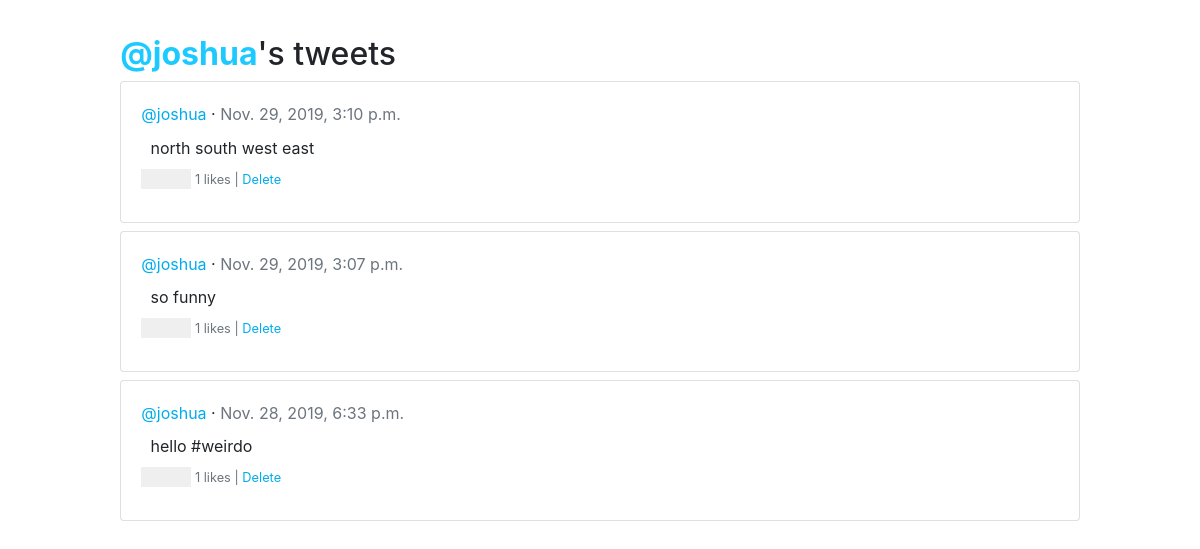
Screenshot of /profile/3 (signed in) with the database file from the repository.
### core/models.py (models this page shows)
class Tweet(models.Model):
  objects = models.Manager()
  content = models.CharField(max_length=140) #limit = 140
  date = models.DateTimeField(auto_now_add=True)
  author = models.ForeignKey(User, on_delete=models.DO_NOTHING)
  likes = models.ManyToManyField(User, related_name='likes')

### core/views.py (the view)
# urls.py: path('profile/<str:id>', views.profile, name='profile'),
def profile(request, id):
  tweets = []
  user = None
  if request.user.is_authenticated:
    tweets = Tweet.objects.order_by('-date').filter(author=id)
    tweet_tuples = []
    for t in tweets:
      tweet_tuples.append((t, t.likes.count()))
    user = User.objects.get(id=id)
    return render(request, "profile.html",{"tweet_tuples": tweet_tuples, "user": user})
  else:
    return redirect('/')

### core/templates/profile.html (shortened to what this page needs)
{% load static %}
<html>
  <head>
    <link rel="stylesheet" href="https://stackpath.bootstrapcdn.com/bootstrap/4.4.0/css/bootstrap.min.css">
    <link rel="stylesheet" href="{% static 'css/heart.css' %}">
  </head>
  <body>
    <div class="container-fluid d-flex flex-column">
      <div style="margin: 3% 9%">
        <h2><b style="color: #1dcaff">@{{ user.username }}</b>'s tweets</h2>
        {% for tweet, likes in tweet_tuples %}
        <div class="card mt-2">
            <div class="card-body">
              <a href="/profile/{{ tweet.author.id }}" class="twitter-blue">@{{ tweet.author }}</a> · <span class="text-secondary">{{ tweet.date }}</span>
              <div style="margin: 1%;">
                {{ tweet.content }}
              </div>
              <div style="margin-top: 1%;">
                  <small class="text-secondary"><form method="POST" action="/like">
                    <button type="submit" class="heart" name="like_id" value="{{ tweet.id }}"></button>
                    {{ likes }} likes {% if tweet.author == user %}
                    |<a href="/delete?id={{tweet.id}}" class="twitter-blue"> Delete</a>
                    {% endif %}
                  </form></small>
              </div>
            </div>
        </div>
        {% endfor %}
      </div>
    </div>
  </body>
</html>

### core/static/css/heart.css (style rules this page uses)
.heart { cursor: pointer; height: 20px; width: 50px; background-image: url( 'https://abs.twimg.com/a/1446542199/img/t1/web_heart_animation.png'); background-position: left; background-repeat:no-repeat; background-size:2900%; padding: 0; border: 0px; padding: 5px 0px; }

### core/templates/profile.html (style rules this page uses)
.twitter-blue { color: #00aced; }

### rows the page displays
Tweet: author "joshua", date "Nov. 29, 2019, 3:10 p.m.", content "north south west east", likes "1"
Tweet: author "joshua", date "Nov. 29, 2019, 3:07 p.m.", content "so funny", likes "1"
Tweet: author "joshua", date "Nov. 28, 2019, 6:33 p.m.", content "hello #weirdo", likes "1"

### other values shown
{{ user.username }} "joshua"
